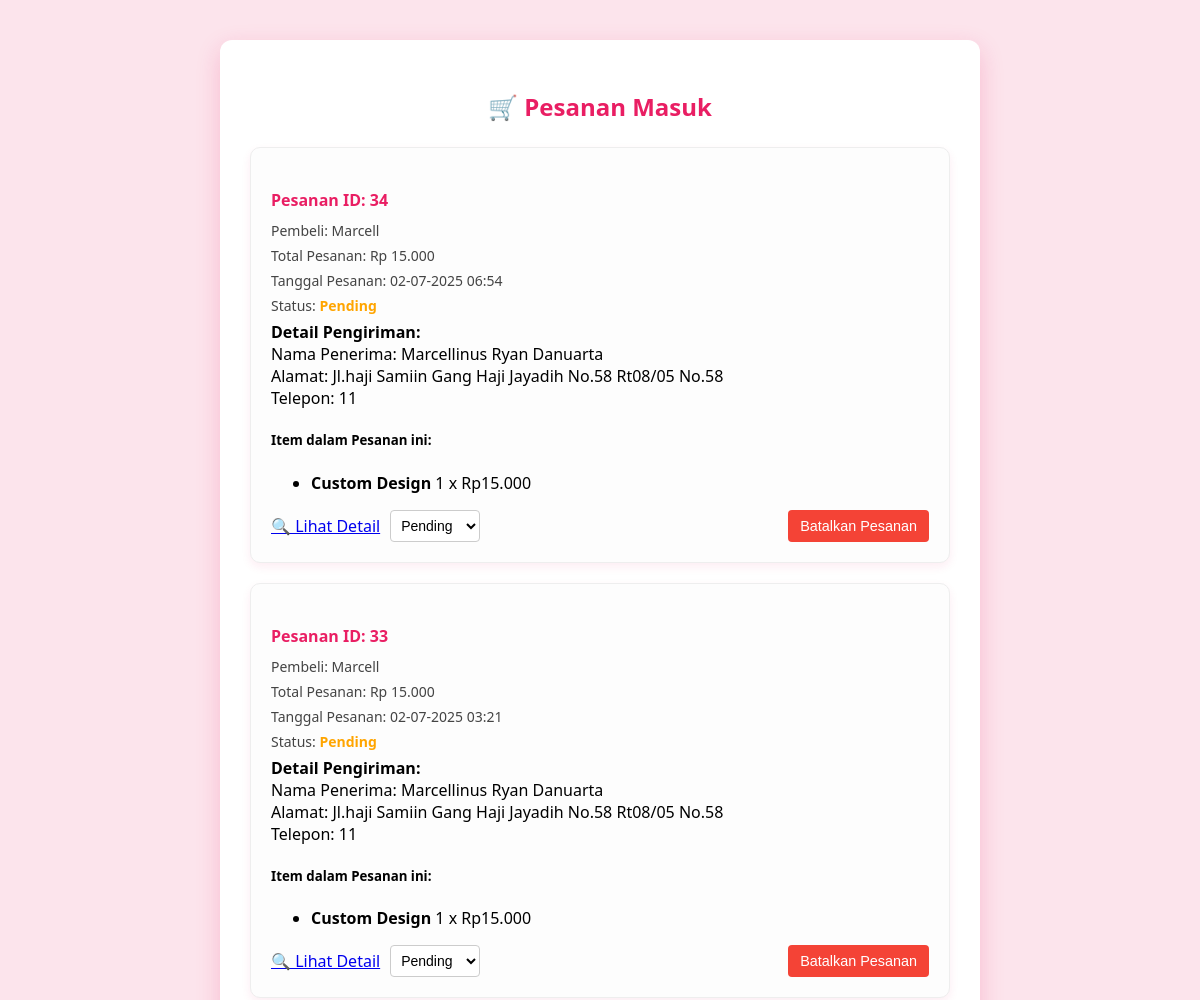
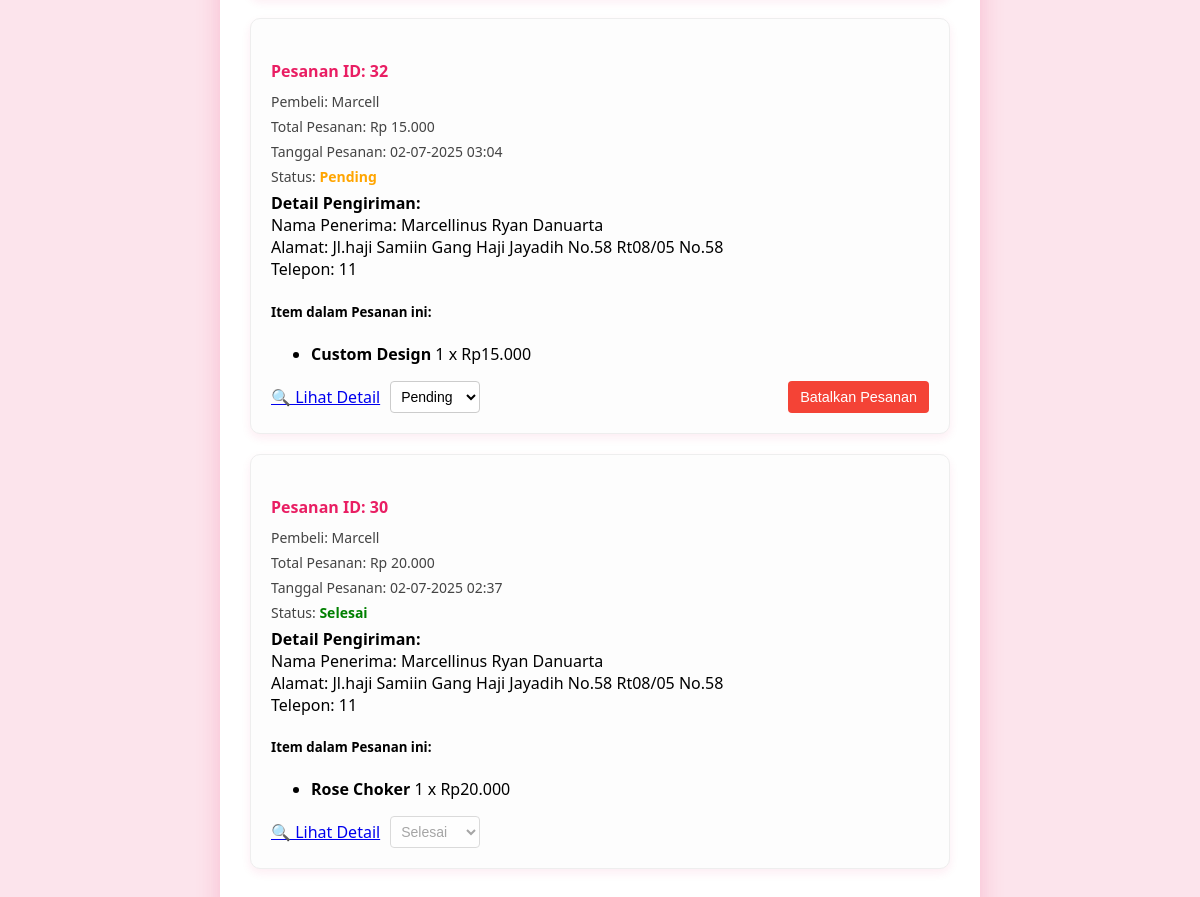
The app's page /seller/orders.php (signed in) with its own data (2 pictures, top to bottom).
### tables this page shows
CREATE TABLE `orders` (
  `id` int(11) NOT NULL,
  `user_id` int(11) NOT NULL,
  `total_amount` decimal(10,2) NOT NULL DEFAULT 0.00,
  `receiver_name` varchar(255) NOT NULL,
  `shipping_address` text NOT NULL,
  `phone_number` varchar(20) NOT NULL,
  `payment_proof_image` varchar(255) DEFAULT NULL,
  `payment_method` varchar(50) DEFAULT NULL,
  `status` enum('pending','diproses','dikirim','selesai') DEFAULT 'pending',
  `order_date` timestamp NOT NULL DEFAULT current_timestamp()
);

CREATE TABLE `users` (
  `id` int(11) NOT NULL,
  `username` varchar(50) NOT NULL,
  `email` varchar(100) NOT NULL,
  `is_google_login` tinyint(1) NOT NULL DEFAULT 0,
  `password` varchar(255) NOT NULL,
  `created_at` timestamp NOT NULL DEFAULT current_timestamp(),
  `photo_url` text DEFAULT NULL,
  `tanggal_lahir` date DEFAULT NULL,
  `jenis_kelamin` enum('Pria','Wanita') DEFAULT NULL,
  `nomor_hp` varchar(20) DEFAULT NULL,
  `user_type` enum('penjual','pembeli') NOT NULL DEFAULT 'pembeli'
);

CREATE TABLE `order_items` (
  `id` int(11) NOT NULL,
  `order_id` int(11) DEFAULT NULL,
  `product_id` int(11) DEFAULT NULL,
  `item_name` varchar(255) NOT NULL,
  `quantity` int(11) DEFAULT NULL,
  `custom_image` varchar(255) DEFAULT NULL,
  `item_price` decimal(10,2) DEFAULT NULL
);

### seller/orders.php (the view, shortened to what this page needs)
<?php
include '../config/config.php';
$seller_id = $_SESSION['user_id'];
$orders_for_seller = [];
$stmt_relevant_order_ids = $conn->prepare("
    SELECT DISTINCT oi.order_id
    FROM order_items oi
    LEFT JOIN products p ON oi.product_id = p.id
    WHERE p.seller_id = ? OR oi.product_id IS NULL AND ? IS NOT NULL
");
$stmt_relevant_order_ids->bind_param("ii", $seller_id, $seller_id);
$stmt_relevant_order_ids->execute();
$result_relevant_order_ids = $stmt_relevant_order_ids->get_result();
$relevant_order_ids = [];
while ($row_id = $result_relevant_order_ids->fetch_assoc()) {
    $relevant_order_ids[] = $row_id['order_id'];
}
if (!empty($relevant_order_ids)) {
    $in_clause = implode(',', $relevant_order_ids);
    $query_orders = "
        SELECT o.id, o.order_date, o.total_amount, o.status,
               o.receiver_name, o.shipping_address, o.phone_number,
               u.username AS buyer_username
        FROM orders o
        JOIN users u ON o.user_id = u.id
        WHERE o.id IN ($in_clause)
        ORDER BY o.order_date DESC
    ";
    $stmt_orders = $conn->prepare($query_orders);
    $stmt_orders->execute();
    $result_orders = $stmt_orders->get_result();
    while ($order_row = $result_orders->fetch_assoc()) {
        $order_id = $order_row['id'];
        $order_items = [];
        $query_items = "
            SELECT oi.id, oi.item_name, oi.item_price, oi.quantity, oi.custom_image, p.name AS product_original_name
            FROM order_items oi
            LEFT JOIN products p ON oi.product_id = p.id
            WHERE oi.order_id = ?
            AND (p.seller_id = ? OR oi.product_id IS NULL)
        ";
        $stmt_items = $conn->prepare($query_items);
        $stmt_items->bind_param("ii", $order_id, $seller_id);
        $stmt_items->execute();
        $result_items = $stmt_items->get_result();
        while ($item_row = $result_items->fetch_assoc()) {
            $order_items[] = $item_row;
        }
        if (!empty($order_items)) {
            $order_row['items'] = $order_items;
            $orders_for_seller[] = $order_row;
        }
    }
}
?>
<!DOCTYPE html>
<html lang="id">
<head>
  <link rel="stylesheet" href="../assets/assets/seller.css">
  <link rel="stylesheet" href="../assets/assets/orders.css">
</head>
<body>
  <div class="seller-container">
    <h2>🛒 Pesanan Masuk</h2>
    <?php if (!empty($orders_for_seller)): ?>
      <?php foreach ($orders_for_seller as $order): ?>
        <div class="order-card">
          <h4>Pesanan ID: <?= htmlspecialchars($order['id']) ?></h4>
          <p>Pembeli: <?= htmlspecialchars($order['buyer_username']) ?></p>
          <p>Total Pesanan: Rp <?= number_format($order['total_amount'], 0, ',', '.') ?></p>
          <p>Tanggal Pesanan: <?= date('d-m-Y H:i', strtotime($order['order_date'])) ?></p>
          <p>Status: <strong style="color: <?php
              if ($order['status'] == 'pending') echo 'orange';
              else if ($order['status'] == 'diproses') echo 'blue';
              else if ($order['status'] == 'dikirim') echo 'purple';
              else if ($order['status'] == 'selesai') echo 'green';
              else if ($order['status'] == 'dibatalkan') echo 'red';
              else echo 'black';
          ?>;"><?= htmlspecialchars(ucfirst($order['status'])) ?></strong></p>
          <div class="shipping-info">
            <strong>Detail Pengiriman:</strong><br>
            Nama Penerima: <?= htmlspecialchars($order['receiver_name']) ?><br>
            Alamat: <?= htmlspecialchars($order['shipping_address']) ?><br>
            Telepon: <?= htmlspecialchars($order['phone_number']) ?>
          </div>
          <?php if (!empty($order['items'])): ?>
            <div class="order-items-list">
              <h5>Item dalam Pesanan ini:</h5>
              <ul>
                <?php foreach ($order['items'] as $item): ?>
                  <li>
                    <strong><?= htmlspecialchars($item['item_name']) ?></strong>
                    <span><?= $item['quantity'] ?> x Rp<?= number_format($item['item_price'], 0, ',', '.') ?></span>
                  </li>
                <?php endforeach; ?>
              </ul>
            </div>
          <?php endif; ?>
          <div class="order-actions">
            <form action="update_status.php" method="POST" class="status-form">
              <a href="order_detail.php?id=<?= $order['id'] ?>" class="detail-link">🔍 Lihat Detail</a>
              <select name="status" onchange="this.form.submit()"
                      <?= ($order['status'] == 'selesai' || $order['status'] == 'dibatalkan') ? 'disabled' : '' ?>>
                  <option value="pending" <?= $order['status'] == 'pending' ? 'selected' : '' ?>>Pending</option>
                  <option value="selesai" <?= $order['status'] == 'selesai' ? 'selected' : '' ?>>Selesai</option>
              </select>
            </form>
            <?php if ($order['status'] == 'pending'): ?>
                <form action="update_status.php" method="POST" style="display: inline-block;">
                    <input type="hidden" name="action_type" value="delete_order"> <button type="submit" class="cancel-button" onclick="return confirm('PERINGATAN: Pesanan ini akan dihapus permanen. Apakah Anda yakin ingin membatalkan dan menghapus pesanan ini?');">Batalkan Pesanan</button>
                </form>
            <?php endif; ?>
          </div>
        </div>
      <?php endforeach; ?>
    <?php else: ?>
      <p class="no-orders">Belum ada pesanan masuk yang relevan dengan produk Anda.</p>
    <?php endif; ?>
  </div>
</body>
</html>

### assets/assets/seller.css (style rules this page uses)
body { font-family: 'Segoe UI', sans-serif; background: #fce4ec; padding: 40px; margin: 0; }
.seller-container { max-width: 700px; margin: auto; background: #fff; padding: 30px; border-radius: 12px; box-shadow: 0 8px 24px rgba(233, 30, 99, 0.2); }
.seller-container h2 { color: #e91e63; margin-bottom: 24px; text-align: center; }

### assets/assets/orders.css (style rules this page uses)
.order-card { border: 1px solid #eee; border-radius: 10px; padding: 20px; margin-bottom: 20px; background-color: #fdfdfd; box-shadow: 0 4px 10px rgba(233, 30, 99, 0.08); }
.order-card h4 { color: #e91e63; margin-bottom: 10px; }
.order-card p { margin: 6px 0; font-size: 14px; color: #444; }
.status-form select { padding: 6px 12px; border-radius: 6px; border: 1px solid #ccc; background-color: #fff; font-size: 14px; }

### seller/orders.php (style rules this page uses)
.cancel-button { background-color: #f44336; color: white; padding: 8px 12px; border: none; border-radius: 4px; cursor: pointer; font-size: 0.9em; margin-left: 10px; }
.order-actions { display: flex; justify-content: space-between; align-items: center; margin-top: 15px; }
.status-form { display: flex; align-items: center; }
.status-form select { margin-left: 10px; padding: 6px; border-radius: 4px; border: 1px solid #ccc; }

### records on screen
orders: id "34", user.username "Marcell", total_amount "15.000", order_date "02-07-2025 06:54", status "Pending", receiver_name "Marcellinus Ryan Danuarta", shipping_address "Jl.haji Samiin Gang Haji Jayadih No.58 Rt08/05 No.58", phone_number "11"
order_items: item_name "Custom Design", quantity "1", item_price "15.000"
orders: id "33", user.username "Marcell", total_amount "15.000", order_date "02-07-2025 03:21", status "Pending", receiver_name "Marcellinus Ryan Danuarta", shipping_address "Jl.haji Samiin Gang Haji Jayadih No.58 Rt08/05 No.58", phone_number "11"
order_items: item_name "Custom Design", quantity "1", item_price "15.000"
orders: id "32", user.username "Marcell", total_amount "15.000", order_date "02-07-2025 03:04", status "Pending", receiver_name "Marcellinus Ryan Danuarta", shipping_address "Jl.haji Samiin Gang Haji Jayadih No.58 Rt08/05 No.58", phone_number "11"
order_items: item_name "Custom Design", quantity "1", item_price "15.000"
orders: id "30", user.username "Marcell", total_amount "20.000", order_date "02-07-2025 02:37", status "Selesai", receiver_name "Marcellinus Ryan Danuarta", shipping_address "Jl.haji Samiin Gang Haji Jayadih No.58 Rt08/05 No.58", phone_number "11"
order_items: item_name "Rose Choker", quantity "1", item_price "20.000"
